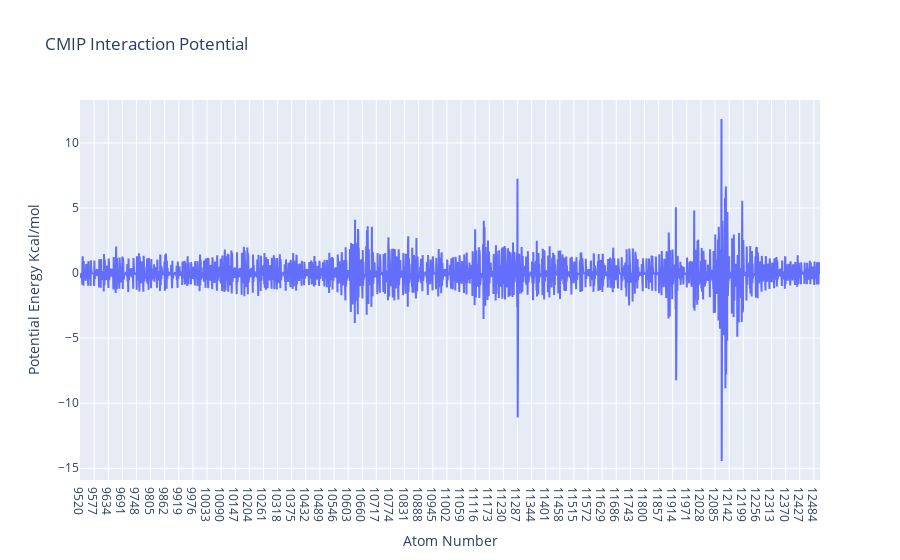

This figure's notebook cell:
### Markdown cell above
<a id="plotRBD_atoms"></a>
### Interaction energy by atom
Visualizing the **interaction potential energies** computed by **CMIP**. The plot shows **interactions energies** (in kcal/mol, Y axis) for **each of the atoms** of the **RBD protein** (X axis).

### Code cell
import plotly
import plotly.graph_objs as go
from biobb_cmip.utils.representation import get_energies_byat

atom_list, energy_dict = get_energies_byat(RBD_byat_out, cutoff=55)

plotly.offline.init_notebook_mode(connected=True)

fig = {"data": [go.Scatter(x=atom_list, y=energy_dict['ES&VDW'])],
       "layout": go.Layout(title="CMIP Interaction Potential", 
                           xaxis=dict(title = "Atom Number"), 
                           yaxis=dict(title = "Potential Energy Kcal/mol"))}

plotly.offline.iplot(fig)

### Figure 1 — Plotly figure (JSON) as saved in the notebook; plotly's stock layout.template omitted (floating-point values rounded to 4 significant figures; data arrays with more than 128 entries replaced by an {"elided": "..."} marker saying what was removed)
{"data": [{"type": "scatter", "x": {"elided": "2990 str values"}, "y": {"elided": "2990 float values"}}], "layout": {"title": {"text": "CMIP Interaction Potential"}, "xaxis": {"title": {"text": "Atom Number"}}, "yaxis": {"title": {"text": "Potential Energy Kcal/mol"}}}}
